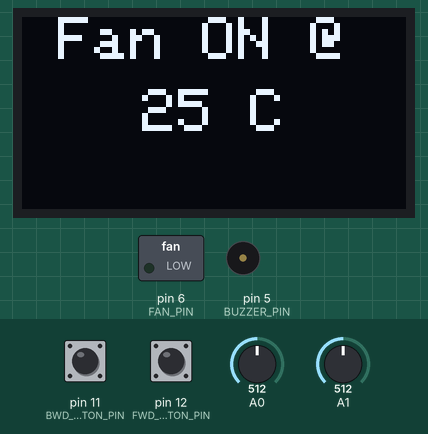
Simulated run of this sketch. Board: Arduino Uno, built with avr-gcc and run on an emulated ATmega328P. On the bench: 128×64 one-colour display, switched loads named in the sketch (green lamp = pin HIGH), buzzer (waves = sounding, pin HIGH). Inputs (shaded band) come from the test bench; at power-on: pin 11 (BWD_BUTTON_PIN) LOW, A0 = 512, A1 = 512, pin 12 (FWD_BUTTON_PIN) HIGH.

Above: at 1.4 s.
1.5 s: pin 11 (BWD_BUTTON_PIN) pulled HIGH for 1 s
At 5.7 s:
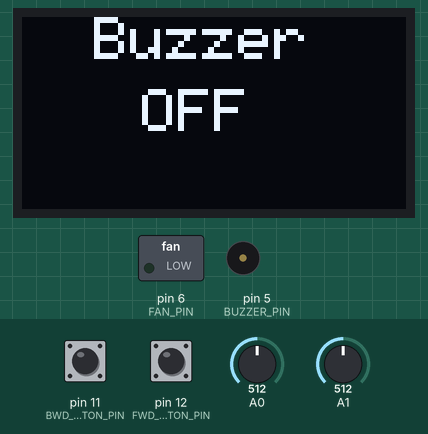
5.8 s: pin 11 (BWD_BUTTON_PIN) pulled HIGH for 3.2 s
At 10.3 s:
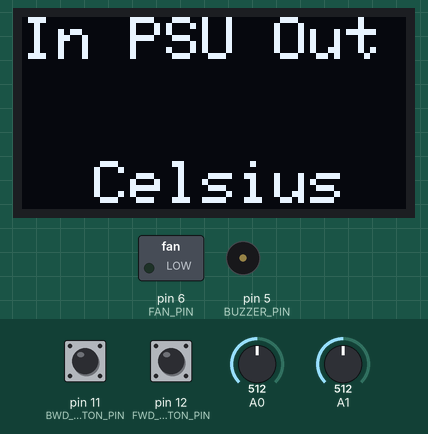
12.3 s: A0 set to 716
15.6 s: A1 set to 716
18.9 s: A0 set to 900
At 19.9 s:
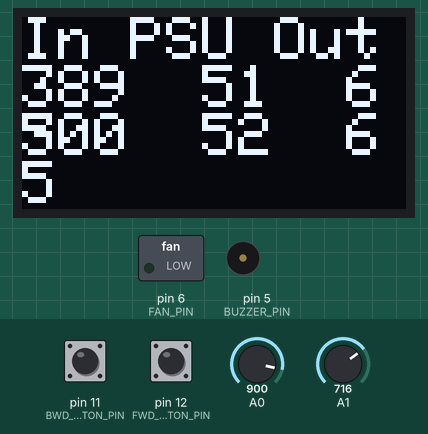
20.9 s: A1 set to 900
At 23.5 s:
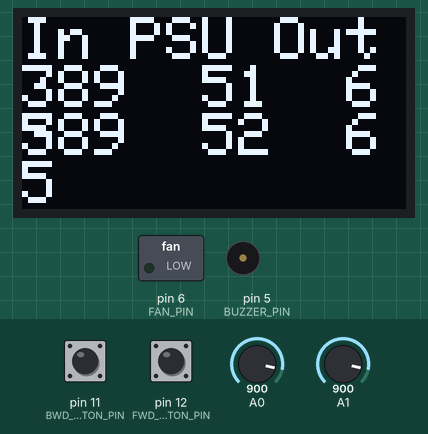
Timing chart, 0 to 25.0 s (numbered marks = the images above; inputs shaded):
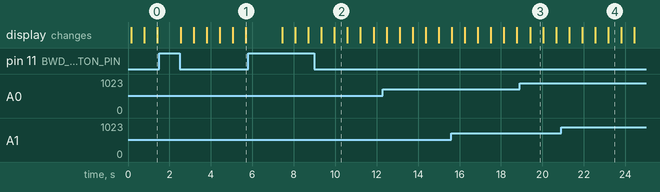

Measured:
- after the input at 1.5 s, the display: first changes after 1.0 s (image 1 shows a later state)
- what the display in image 0 shows lasts 0.6 s, from 0.8 s to 1.4 s

The sketch:

case_temperarute_and_fan_controller_multiple_pages.ino.ino
```cpp
#include <SPI.h>
#include <Wire.h>
#include <Adafruit_GFX.h>
#include <Adafruit_SSD1306.h>

// If using software SPI (the default case):
/*
#define OLED_MOSI   9 // display sda
#define OLED_CLK   10 // display scl
#define OLED_DC    11 // - display dc
#define OLED_CS    12
#define OLED_RESET 13 // display res
Adafruit_SSD1306 display(OLED_MOSI, OLED_CLK, OLED_DC, OLED_RESET, OLED_CS);
*/

#include <SPI.h>
#include <Wire.h>
#include <Adafruit_GFX.h>
#include <Adafruit_SSD1306.h>

#define SCREEN_WIDTH 128 // OLED display width, in pixels
#define SCREEN_HEIGHT 64 // OLED display height, in pixels

// Declaration for an SSD1306 display connected to I2C (SDA, SCL pins)
// The pins for I2C are defined by the Wire-library.
// On an arduino UNO:       A4(SDA), A5(SCL)
// On an arduino MEGA 2560: 20(SDA), 21(SCL)
// On an arduino LEONARDO:   2(SDA),  3(SCL), ...
#define OLED_RESET     4 // Reset pin # (or -1 if sharing Arduino reset pin)
Adafruit_SSD1306 display(SCREEN_WIDTH, SCREEN_HEIGHT, &Wire, OLED_RESET);
#define TEXT_SIZE 1

// define here the digital pin numbers
const int FWD_BUTTON_PIN = 12;
const int BWD_BUTTON_PIN = 11;
const int FAN_PIN = 6;
const int BUZZER_PIN = 5;

const int NUM_SCREEN = 3;

// processed commands from buttons
enum command {
  CMD_NONE,
  CMD_NEXT,
  CMD_PREV,
  CMD_ENT
};

// these are state boolean used to flash the  numbers on the display
bool IN0 = true;
bool IN1 = true;
bool PS0 = true;
bool PS1 = true;
bool OU0 = true;
bool OU1 = true;
bool TOGGLE_STATE = true;

bool TOGGLE_ACTIVE = false;

bool FLASH_IN0 = false;
bool FLASH_IN1 = false;
bool FLASH_PS0 = false;
bool FLASH_PS1 = false;
bool FLASH_OU0 = false;
bool FLASH_OU1 = false;

bool IN0_HIGH = false;
bool IN1_HIGH = false;
bool PS0_HIGH = false;
bool PS1_HIGH = false;
bool OU0_HIGH = false;
bool OU1_HIGH = false;

bool BUZZER_ON = true;

// put state variables for buttons here
int screen_state = 0;


// these are here for testing, they will be read from the sensors
float in0_temp = 50.0;
float in1_temp = 60.0;
float ps0_temp = 51.0;
float ps1_temp = 52.0;
float ou0_temp = 65.0;
float ou1_temp = 65.0;

// digital control parameters.
// these will be settable in a page of the display with + - and enter buttons
float TEMP_HYSTERISIS = 5.0;
float TEMP_THRESHOLD = 25.0;

void setup()   {
  // SSD1306_SWITCHCAPVCC = generate display voltage from 3.3V internally
  // This comes from the display example
  if(!display.begin(SSD1306_SWITCHCAPVCC, 0x3C)) { // Address 0x3C for 128X64
    Serial.println(F("SSD1306 allocation failed"));
    for(;;); // Don't proceed, loop forever
  }
  // setup and initialize IO pins
  pinMode(FWD_BUTTON_PIN, INPUT);
  pinMode(BWD_BUTTON_PIN, INPUT);
  pinMode(FAN_PIN,OUTPUT);
  pinMode(BUZZER_PIN,OUTPUT);

  pinMode(A0,INPUT);
  pinMode(A1,INPUT);

  digitalWrite(FAN_PIN, LOW);
  digitalWrite(BUZZER_PIN, LOW);
}

void read_temp()
{
  // IN0
  int reading = analogRead(A0);
  float voltage = (reading * 5.0)/1024;
  in0_temp = (voltage - 0.5) * 100;
  // IN1
  reading = analogRead(A1);
  voltage = (reading * 5.0)/1024;
  in1_temp = (voltage - 0.5) * 100;
}

// this builds the strings for temperature
String get_temp_sub_string(const float temp, bool flash, bool& state)
{
  if (flash) {
    state = !state;
  }
  else {
    state = true;
  }
  String buff;
  char cbuff[16];
  char str_temp[16];
  if (state) {
    dtostrf(temp, 2, 0, str_temp);
    sprintf(cbuff,"%s",str_temp);
  }
  else {
    sprintf(cbuff,"  ");

  }
  buff = cbuff;

  return String(buff);
}

String get_bool_sub_string(const bool temp, bool flash, bool& state)
{
  if (flash) {
    state = !state;
  }
  else {
    state = true;
  }
  String buff;
  char cbuff[16];
  char str_temp[16];
  if (state) {
    if (temp) {
      sprintf(cbuff,"ON",str_temp);
    }
    else {
      sprintf(cbuff,"OFF",str_temp);
    }
  }
  else {
    sprintf(cbuff," ");
  }
  buff = cbuff;

  return String(buff);
}

void monitor_screen()
{
    display.clearDisplay();
    display.setTextSize(TEXT_SIZE);
    display.setTextColor(WHITE);
    display.clearDisplay();
    // header for the display
    display.setTextSize(2);
    const String HEADER = "In PSU Out";
    display.setCursor(0,0);
    display.println(HEADER);
    display.setTextSize(2);
    display.setCursor(0,16);
    display.println(get_temp_sub_string(in0_temp,FLASH_IN0,IN0) + "  " + get_temp_sub_string(ps0_temp,FLASH_PS0,PS0) + "  " + get_temp_sub_string(ou0_temp,FLASH_OU0,OU0));
    display.setCursor(0,32);
    display.println(get_temp_sub_string(in1_temp,FLASH_IN1,IN1) + "  " + get_temp_sub_string(ps1_temp,FLASH_PS1,PS1) + "  " + get_temp_sub_string(ou1_temp,FLASH_OU1,OU1));
    display.println("  Celsius");
    display.display();
}

void fan_temp_threshold_screen()
{
    display.clearDisplay();
    display.setTextColor(WHITE);
    display.clearDisplay();
    // header for the display
    display.setTextSize(2);
    const String HEADER = " Fan ON @";
    display.setCursor(0,0);
    display.println(HEADER);
    display.setTextSize(2);
    display.setCursor(40,24);
    display.println(get_temp_sub_string(TEMP_THRESHOLD,TOGGLE_ACTIVE,TOGGLE_STATE) + " C");
    display.display();
}

void buzzer_toggle_screen()
{
    display.clearDisplay();
    display.setTextColor(WHITE);
    display.clearDisplay();
    // header for the display
    display.setTextSize(2);
    const String HEADER = "  Buzzer ";
    display.setCursor(0,0);
    display.println(HEADER);
    display.setTextSize(2);
    display.setCursor(40,24);
    display.println(get_bool_sub_string(BUZZER_ON,TOGGLE_ACTIVE,TOGGLE_STATE));
    display.display();
}

void process_command(command& cmd)
{
    cmd = CMD_NONE;
    if (digitalRead(BWD_BUTTON_PIN) == HIGH && digitalRead(FWD_BUTTON_PIN) == LOW) {
      cmd = CMD_PREV;
      delay(500);
    }
    if(digitalRead(BWD_BUTTON_PIN) == LOW && digitalRead(FWD_BUTTON_PIN) == HIGH) {
      cmd = CMD_NEXT;
      delay(500);
    }
    if(digitalRead(BWD_BUTTON_PIN) == HIGH && digitalRead(FWD_BUTTON_PIN) == HIGH) {
      cmd = CMD_ENT;
      delay(500);
    }
}

void apply_threshold(const float value, const float threshold, bool& state)
{
  state = (value >= TEMP_THRESHOLD);
}

void process_state()
{
  apply_threshold(in0_temp, TEMP_THRESHOLD, IN0_HIGH); FLASH_IN0 = IN0_HIGH;
  apply_threshold(in1_temp, TEMP_THRESHOLD, IN1_HIGH); FLASH_IN1 = IN1_HIGH;
  apply_threshold(ps0_temp, TEMP_THRESHOLD, PS0_HIGH); FLASH_PS0 = PS0_HIGH;
  apply_threshold(ps1_temp, TEMP_THRESHOLD, PS1_HIGH); FLASH_PS1 = PS1_HIGH;
  apply_threshold(ou0_temp, TEMP_THRESHOLD, OU0_HIGH); FLASH_OU0 = OU0_HIGH;
  apply_threshold(ou1_temp, TEMP_THRESHOLD, OU1_HIGH); FLASH_OU1 = OU1_HIGH;

}
// main loop
void loop()
{
  // this sets the freequency of the loop
  delay(100);
  read_temp();

  if (screen_state < 0) {
    screen_state = NUM_SCREEN - 1;
  }
  else {
    screen_state = screen_state  % NUM_SCREEN;
  }

  if (screen_state == 0) {
    monitor_screen();
    command cmd;
    process_command(cmd);
    switch (cmd) {
      case CMD_PREV:
        screen_state--;
        break;
      case CMD_NEXT:
        screen_state++;
        break;
      default:
        break;
    }
  }
  else if (screen_state == 1) {
    fan_temp_threshold_screen();
    command cmd;
    process_command(cmd);
    switch (cmd) {
      case CMD_PREV:
        if (TOGGLE_ACTIVE) {
          TEMP_THRESHOLD -= 5.0;
        }
        else {
          screen_state--;
        }
        break;
      case CMD_NEXT:
        if (TOGGLE_ACTIVE) {
          TEMP_THRESHOLD += 5.0;
        }
        else {
          screen_state++;
        }
        break;
      case CMD_ENT:
        TOGGLE_ACTIVE = !TOGGLE_ACTIVE;
        break;
      default:
        break;
    }
  }
  else if (screen_state == 2) {
    buzzer_toggle_screen();
    command cmd;
    process_command(cmd);
    switch (cmd) {
      case CMD_PREV:
        if (TOGGLE_ACTIVE) {
          BUZZER_ON = !BUZZER_ON;
        }
        else {
          screen_state--;
        }
        break;
      case CMD_NEXT:
        if (TOGGLE_ACTIVE) {
          BUZZER_ON = !BUZZER_ON;
        }
        else {
          screen_state++;
        }
        break;
      case CMD_ENT:
        TOGGLE_ACTIVE = !TOGGLE_ACTIVE;
        break;
      default:
        break;
    }
  }

  process_state();

//  if (in0_temp >= TEMP_THRESHOLD) {
//    digitalWrite(FAN_PIN, HIGH);
//    //tone(BUZZER_PIN, 1000,100);
//  }
//  else {
//    //noTone(BUZZER_PIN);
//  }
//  if (in0_temp < TEMP_THRESHOLD - TEMP_HYSTERISIS) {
//    digitalWrite(FAN_PIN, LOW);
//  }

}
```
